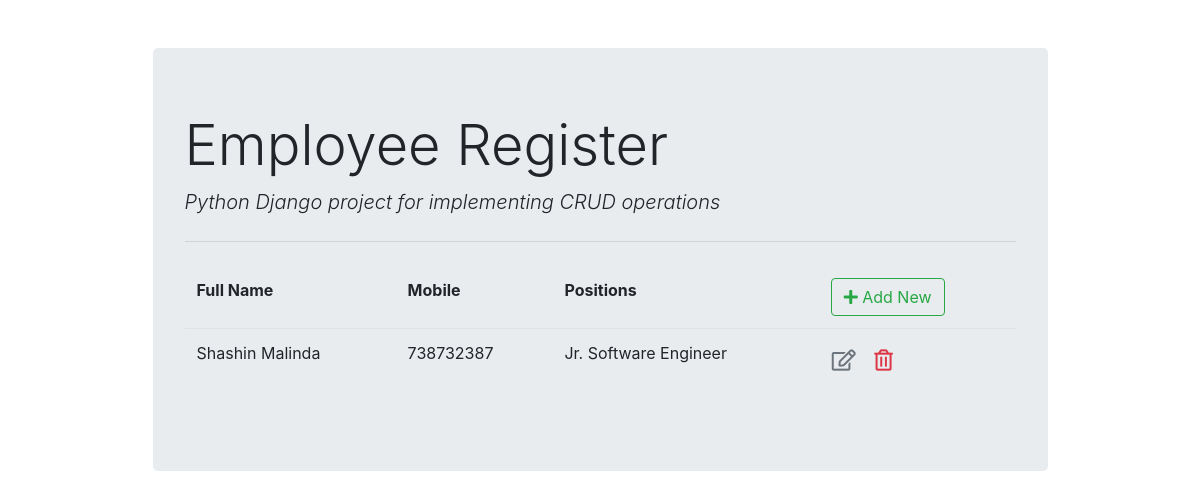
The page /employee/list/ on the database as committed earlier.
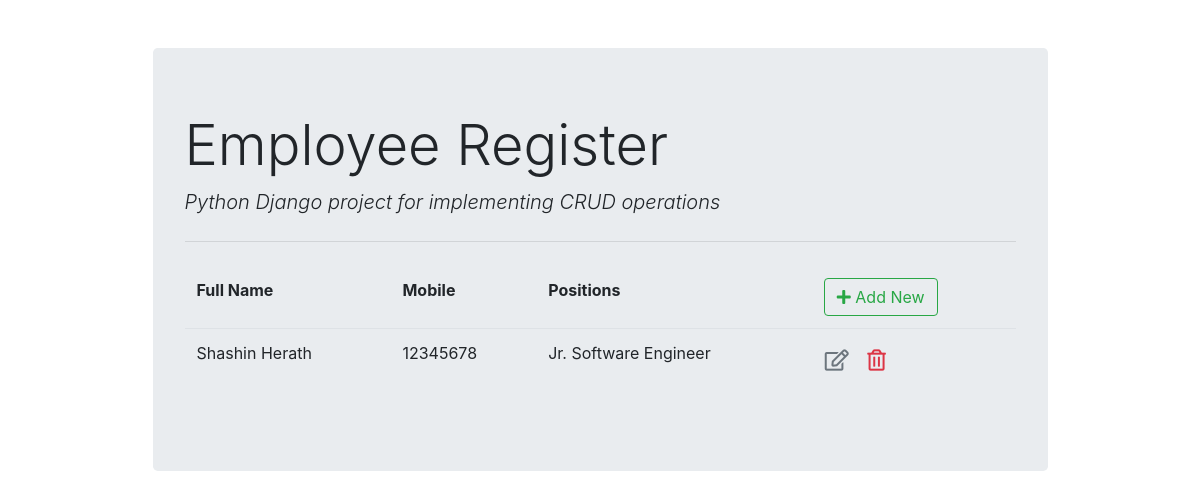
The same page on the database as committed later.
### employee_register/models.py (models this page shows)
class Employee(models.Model):
    fullname = models.CharField(max_length=100)
    emp_code = models.CharField(max_length=3)
    mobile = models.CharField(max_length=15)
    position = models.ForeignKey(Position, on_delete=models.CASCADE)

class Position(models.Model):
    title = models.CharField(max_length=50)
    def __str__(self):
        return self.title

### employee_register/views.py (the view)
# urls.py: path('list/', views.employee_list, name='employee_list')
def employee_list(request):
    context = {'employee_list': Employee.objects.all()}
    return render(request, "employee_register/employee_list.html", context)

### employee_register/templates/employee_register/employee_list.html (shortened to what this page needs)
{% extends "employee_register/base.html" %}
{% block content %}
<table class="table table-borderless">
    <thead class="border-bottom font-weight-bold">
        <tr>
            <td>Full Name</td>
            <td>Mobile</td>
            <td>Positions</td>
            <td>
                <a href="{% url 'employee_insert' %}" class="btn btn-outline-success">
                    <i class="fas fa-plus"></i> Add New
                </a>
            </td>
        </tr>
    </thead>
    <tbody>
        {% for employee in employee_list %}
            <tr>
                <td>{{ employee.fullname }}</td>
                <td>{{ employee.mobile }}</td>
                <td>{{ employee.position }}</td>
                <td>
                    <a href="{% url 'employee_update' employee.id %}" class="btn text-secondary px-0">
                        <i class="far fa-edit fa-lg"></i>
                    </a>
                    <form action="{% url 'employee_delete' employee.id %}" method="post" class="d-inline">
                        <button type="submit" class="btn">
                            <i class="far fa-trash-alt fa-lg text-danger float-right"></i>
                        </button>
                    </form>
                </td>
            </tr>
        {% endfor %}
    </tbody>
</table>
{% endblock content %}

### employee_register/templates/employee_register/base.html (shortened to what this page needs)
<!DOCTYPE html>
<html lang="en">
  <head>
    <link
      rel="stylesheet"
      href="https://stackpath.bootstrapcdn.com/bootstrap/4.3.1/css/bootstrap.min.css"
    />
    <link
      rel="stylesheet"
      href="https://cdnjs.cloudflare.com/ajax/libs/font-awesome/5.11.2/css/all.min.css"
    />
  </head>
  <body>
    <div class="container">
      <div class="col-md-10 offset-md-1 mt-5">
        <div class="jumbotron">
          <h1 class="display-4">Employee Register</h1>
          <p class="lead font-italic">
            Python Django project for implementing CRUD operations
          </p>
          <hr class="my-4" />
          {% block content %}
          {% endblock content %}
        </div>
      </div>
    </div>
  </body>
</html>

Rows that differ between the two databases and show on the page:
removed Employee: fullname "Shashin Malinda", mobile "738732387", position "Jr. Software Engineer"
added Employee: fullname "Shashin Herath", mobile "12345678", position "Jr. Software Engineer"
